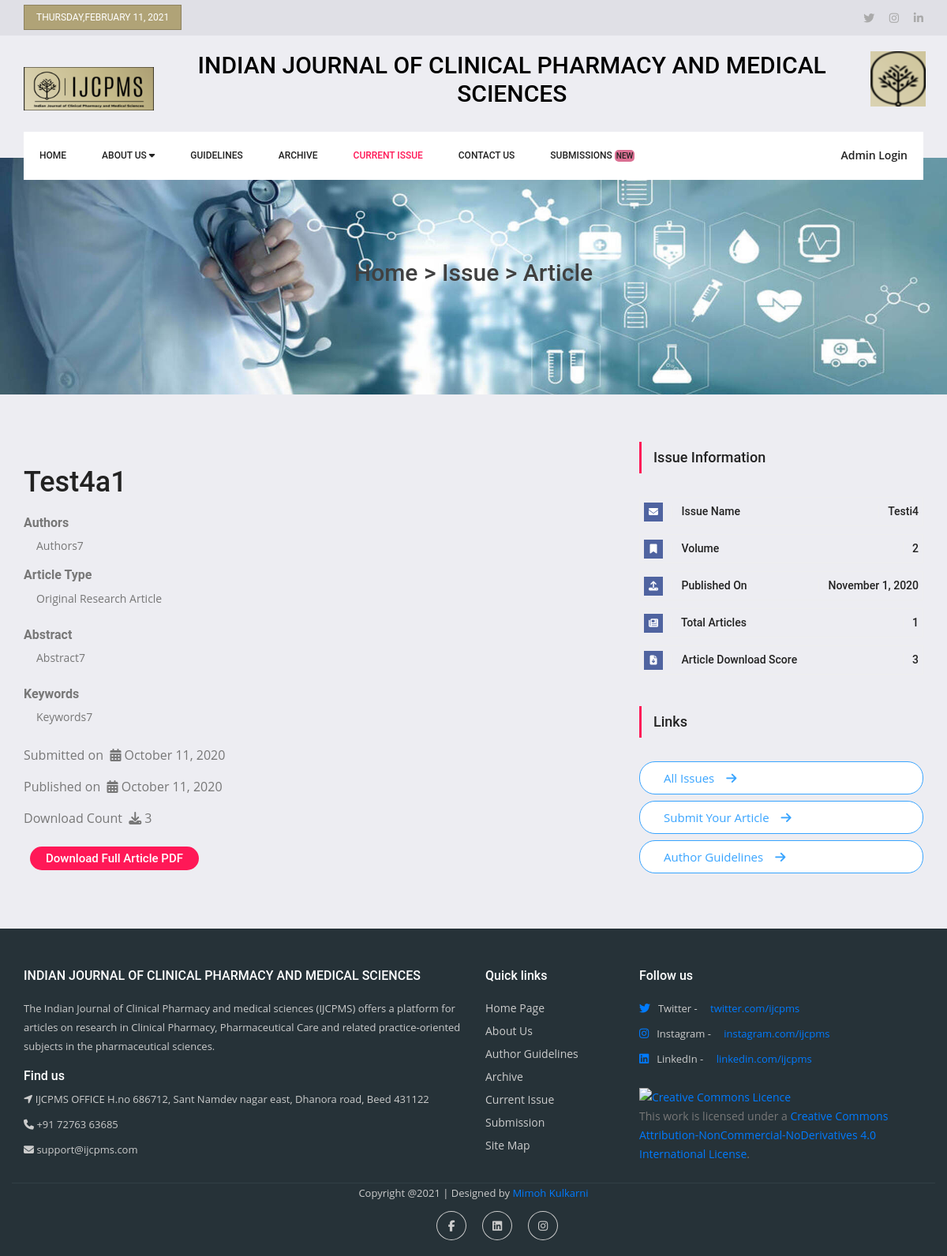
The app's page /article.php?d=7 with its own data.
### tables this page shows
CREATE TABLE `articles` (
  `id` int(11) NOT NULL,
  `issues_id` int(11) NOT NULL,
  `fromsub` int(1) NOT NULL DEFAULT 0,
  `name` varchar(150) NOT NULL,
  `authors` varchar(1000) NOT NULL,
  `abstract` mediumtext NOT NULL,
  `keywords` varchar(500) NOT NULL,
  `type` varchar(50) NOT NULL,
  `subdate` date NOT NULL,
  `pubdate` date NOT NULL,
  `file` varchar(200) NOT NULL,
  `dcount` int(50) NOT NULL DEFAULT 0,
  `stmp` datetime NOT NULL DEFAULT current_timestamp()
);

CREATE TABLE `issues` (
  `id` int(11) NOT NULL,
  `name` varchar(150) NOT NULL,
  `guest` varchar(500) DEFAULT NULL,
  `issue_no` int(13) DEFAULT NULL,
  `vol` varchar(20) NOT NULL,
  `date` date NOT NULL,
  `stmp` datetime NOT NULL DEFAULT current_timestamp()
);

### user_header.php (called while the page is built, shortened)
<?php
require_once("dbconn.php");
$today = date("l,F j, Y");
$sqlCurrentIssue = "SELECT Max(`id`) AS `id`,`date` FROM `issues`";
$resultCurrentIssue = mysqli_query($linkId,$sqlCurrentIssue);
if (mysqli_num_rows($resultCurrentIssue) == 1){
    while($rowCurrentIssue = mysqli_fetch_array($resultCurrentIssue)){
        $currentIssue = $rowCurrentIssue['id'];
    }
}

### article.php (the view, shortened to what this page needs)
<?php
require_once("user_header.php");
if($_GET['d'] == null){
    header("location:page_404.php");
}
else{
    require_once("dbconn.php");
    $articleId = $_GET['d'];
    $sqlArticle = "SELECT * FROM `articles` WHERE `id` = '".$articleId."'";
    $resultArticles = mysqli_query($linkId,$sqlArticle);
    $articleCount = mysqli_affected_rows($linkId);
    $articleDownloadScore = 0;
    $issueName = "";
    $issueDate = "";
    $issueVol = "";
    $articleName = "";
    $articleType = "";
    $articleAuthors = "";
    $articleAbstract = "";
    $articleKeywords = "";
    $articleSubDate = "";
    $articlePubDate = "";
    if ($articleCount == 1){
        while($rowArticle = mysqli_fetch_array($resultArticles)){
            $articleDownloadScore = $rowArticle['dcount'];
            $articleName = $rowArticle['name'];
            $articleType = $rowArticle['type'];
            $articleAuthors = $rowArticle['authors'];
            $articleAbstract = $rowArticle['abstract'];
            $articleKeywords = $rowArticle['keywords'];
            $articleSubDate = date("F j, Y",strtotime($rowArticle['subdate']));
            $articlePubDate = date("F j, Y",strtotime($rowArticle['subdate']));
            $sqlIssue = "SELECT `name`, `vol`, `date` FROM `issues` WHERE `id` = '".$rowArticle['issues_id']."'";
            $resultIssue = mysqli_query($linkId,$sqlIssue);
            if (mysqli_num_rows($resultIssue) > 0) {
                while ($rowIssue = mysqli_fetch_array($resultIssue)) {
                    $issueName = $rowIssue['name'];
                    $issueDate = $rowIssue['date'];
                    $issueVol = $rowIssue['vol'];
                }
            }
            else  header("location:page_404.php");
        }
    }
    else  header("location:page_404.php");
}
?>
<!doctype html>
<html lang="en">
    <head>
        <link rel="stylesheet" href="https://stackpath.bootstrapcdn.com/bootstrap/4.5.2/css/bootstrap.min.css"
>
        <link rel="stylesheet" href="css/footer.css">
        <link rel="stylesheet" href="css/style.css">
        <link rel="stylesheet" href="css/responsive.css">
    </head>
    <body oncopy="return false" oncut="return false" onpaste="return false">
        <header class="header_area">
            <div class="top_menu">
                <div class="container">
                    <div class="float-left">
                        <a href="#"><?php echo $today;?></a>
                    </div>
                    <div class="float-right">
                        <ul class="list header_social">
                            <li><a href="https://twitter.com/ijcpms/" target="_blank"><i class="fa fa-twitter"></i></a></li>
                            <li><a href="https://www.instagram.com/ijcpms/" target="_blank"><i class="fa fa-instagram"></i></a></li>
                            <li><a href="https://www.linkedin.com/company/indian-journal-of-clinical-pharmacy-and-medical-sciences/?viewAsMember=true" target="_blank"><i class="fa fa-linkedin"></i></a></li>
                        </ul>
                    </div>
                </div>
            </div>
            <div class="logo_part">
                <div class="container">
                    <div class="row">
                        <div class="col-sm-2">
                            <div class="float-left">
                                <a class="logo" href="index.php"><img src="img/logo.png" alt="" style="width: 100%"></a>
                            </div>
                        </div>
                        <div class="col-sm-9">
                            <h2 class="typo-list text-center">INDIAN JOURNAL OF CLINICAL PHARMACY AND MEDICAL SCIENCES</h2>
                        </div>
                        <div class="col-sm-1">
                            <div class="align-middle">
                                <div class="header_magazin">
                                    <img src="img/favicon.png" alt="logo">
                                </div>
                            </div>
                        </div>
                    </div>
                </div>
            </div>
            <div class="main_menu">
                <nav class="navbar navbar-expand-lg navbar-light">
                    <div class="container">
                        <div class="container_inner">
                            <div class="collapse navbar-collapse offset" id="navbarSupportedContent">
                                <ul class="nav navbar-nav menu_nav">
                                    <li class="nav-item"><a class="nav-link" href="index.php">Home</a></li>
                                    <li class="nav-item dropdown">
                                        <a class="nav-link dropdown-toggle" href="#" id="navbardrop" data-toggle="dropdown"
                                           role="button" aria-haspopup="true" aria-expanded="false">
                                            About Us <i class="fa fa-caret-down"></i>
                                        </a>
                                    </li>
                                    <li class="nav-item"><a class="nav-link" href="guidelines.php">Guidelines</a></li>
                                    <li class="nav-item"><a class="nav-link" href="archive.php">Archive</a></li>
                                    <li class="nav-item active"><a class="nav-link" href="issue.php?d=<?php echo $currentIssue; ?>">Current Issue</a></li>
                                    <li class="nav-item"><a class="nav-link" href="contact.php">Contact Us</a></li>
                                    <li class="nav-item"><a class="nav-link" href="submission.php">Submissions <span class="blinking align-middle">NEW</span></a></li>
                                </ul>
                                <ul class="nav navbar-nav navbar-right ml-auto">
                                    <li class="nav-item"><a href="login.php" class="login">Admin Login</a></li>
                                </ul>
                            </div>
                        </div>
                    </div>
                </nav>
            </div>
        </header>
        <section class="home_banner_area">
            <div class="banner_inner d-flex align-items-center">
                <div class="container">
                    <div id="carouselExampleIndicators" class="carousel slide" data-ride="carousel">
                        <div class="carousel-inner">
                            <div class="carousel-item active">
                                <div class="banner_content text-center">
                                    <h2>Home > Issue > Article</h2>
                                </div>
                            </div>
                        </div>
                    </div>
                </div>
            </div>
        </section>
        <section class="news_area p_60">
            <div class="container">
                <div class="row">
                    <div class="col-lg-8">
                        <div class="main_blog_details">
                            <h4> <?php echo ucwords($articleName); ?> </h4>
                            <h5><b>Authors</b></h5>
                            <p class="pl-3"> <?php echo ucwords($articleAuthors); ?> </p>
                            <h5><b>Article Type</b></h5>
                            <p class="pl-3"> <?php echo ucwords($articleType); ?> </p>
                            <h5 class="mt-4"><b>Abstract</b></h5>
                            <p class="pl-3"> <?php echo ucwords($articleAbstract); ?> </p>
                            <h5 class="mt-4"><b>Keywords</b></h5>
                            <p class="pl-3"> <?php echo ucwords($articleKeywords); ?> </p>
                            <div class="mt-4" style="font-size: 16px">
                                Submitted on &nbsp;<i class="fa fa-calendar" aria-hidden="true"></i>  <?php echo $articleSubDate; ?>
                            </div>
                            <div class="mt-3" style="font-size: 16px">
                                Published on &nbsp;<i class="fa fa-calendar" aria-hidden="true"></i>  <?php echo $articlePubDate; ?>
                            </div>
                            <div class="mt-3" style="font-size: 16px">
                                Download Count &nbsp;<i class="fa fa-download" aria-hidden="true"></i> <?php echo $articleDownloadScore; ?>
                            </div>
                        </div>
                        <div class="my-4">
                            <span class="gad_btn ml-2 download" id="<?php echo $articleId; ?>" style="cursor: pointer;font-size: 15px">Download Full Article PDF</span>
                        </div>
                    </div>
                    <div class="col-lg-4">
                        <div class="right_sidebar">
                            <aside class="r_widgets social_widgets">
                                <div class="main_title2">
                                    <h2>Issue Information</h2>
                                </div>
                                <ul class="list">
                                    <li><a href="#"><i class="fa fa-envelope"></i> Issue Name <span><?php echo  ucwords($issueName); ?></span></a></li>
                                    <li><a href="#"><i class="fa fa-bookmark"></i> Volume <span><?php echo  $issueVol; ?></span></a></li>
                                    <li><a href="#"><i class="fa fa-upload"></i> Published On <span><?php echo  date("F j, Y",strtotime($issueDate)); ?></span></a></li>
                                    <li><a href="#"><i class="fa fa-newspaper"></i> Total Articles <span><?php echo  $articleCount; ?></span></a></li>
                                    <li><a href="#"><i class="fa fa-file-download"></i> Article Download Score <span><?php echo  $articleDownloadScore; ?></span></a></li>
                                </ul>
                            </aside>
                            <div>
                                <div class="main_title2">
                                    <h2>Links</h2>
                                </div>
                                <a href="archive.php" class="genric-btn info-border circle arrow" style="width: 100%;font-size: 15px;">All Issues<span class="fa fa-arrow-right"></span></a>
                                <a href="submission.php" class="genric-btn info-border circle arrow mt-2" style="width: 100%;font-size: 15px;">Submit Your Article<span class="fa fa-arrow-right"></span></a>
                                <a href="guidelines.php" class="genric-btn info-border circle arrow mt-2" style="width: 100%;font-size: 15px;">Author Guidelines<span class="fa fa-arrow-right"></span></a>
                            </div>
                        </div>
                    </div>
                </div>
            </div>
        </section>
    <footer class="footer">
        <div class="container bottom_border">
            <div class="row">
                <div class="col-lg-6 col-md-6 col-sm-6">
                    <h5 class="headin5_amrc col_white_amrc pt2">INDIAN JOURNAL OF CLINICAL PHARMACY AND MEDICAL SCIENCES</h5>
                    <p class="mb-3">The Indian Journal of Clinical Pharmacy and medical sciences (IJCPMS) offers a platform for articles on research in Clinical Pharmacy, Pharmaceutical Care and related practice-oriented subjects in the pharmaceutical sciences.</p>
                    <h5 class="headin5_amrc col_white_amrc">Find us</h5>
                    <p><i class="fa fa-location-arrow"></i> IJCPMS OFFICE H.no 686712, Sant Namdev nagar east, Dhanora road, Beed 431122 </p>
                    <p><i class="fa fa-phone"></i>  +91 72763 63685  </p>
                    <p><i class="fa fa fa-envelope"></i> support@ijcpms.com  </p>
                </div>
                <div class="col-lg-2 col-md-6 col-sm-6">
                    <h5 class="headin5_amrc col_white_amrc pt2">Quick links</h5>
                    <ul class="footer_ul_amrc">
                        <li><a href="index.php">Home Page</a></li>
                        <li><a href="aboutus.php">About Us</a></li>
                        <li><a href="guidelines.php">Author Guidelines</a></li>
                        <li><a href="archive.php">Archive</a></li>
                        <li><a href="issue.php?d=<?php echo $currentIssue; ?>">Current Issue</a></li>
                        <li><a href="submission.php">Submission</a></li>
                        <li><a href="sitemap.php">Site Map</a></li>
                    </ul>
                </div>
                <div class="col-lg-4 col-md-6 col-sm-6">
                    <h5 class="headin5_amrc col_white_amrc pt2">Follow us</h5>
                    <ul class="footer_ul2_amrc mb-4">
                        <li><a href="#"><i class="fab fa-twitter fleft padding-right"></i> </a><p>Twitter - &emsp;<a href="https://twitter.com/ijcpms" target="_blank">twitter.com/ijcpms</a></p></li>
                        <li><a href="#"><i class="fab fa-instagram fleft padding-right"></i> </a><p>Instagram - &emsp;<a href="https://www.instagram.com/ijcpms" target="_blank">instagram.com/ijcpms</a></p></li>
                        <li><a href="#"><i class="fab fa-linkedin fleft padding-right"></i> </a><p>LinkedIn - &emsp;<a href="https://www.linkedin.com/company/indian-journal-of-clinical-pharmacy-and-medical-sciences" target="_blank">linkedin.com/ijcpms</a></p></li>
                    </ul>
                    <a rel="license" href="http://creativecommons.org/licenses/by-nc-nd/4.0/" target="_blank"><img alt="Creative Commons Licence" style="border-width:0" src="https://i.creativecommons.org/l/by-nc-nd/4.0/88x31.png" /></a><br />This work is licensed under a <a rel="license" href="http://creativecommons.org/licenses/by-nc-nd/4.0/" target="_blank">Creative Commons Attribution-NonCommercial-NoDerivatives 4.0 International License</a>.
                </div>
            </div>
        </div>
        <div class="container">
            <p class="text-center">Copyright @<?php echo date("Y"); ?> | Designed by <a href="https://www.facebook.com/mimohkulkarni17">Mimoh Kulkarni</a></p>
            <ul class="social_footer_ul">
                <li><a href="https://www.facebook.com/mimohkulkarni17" target="_blank"><i class="fab fa-facebook-f"></i></a></li>
                <li><a href="https://www.linkedin.com/in/mimoh-kulkarni" target="_blank"><i class="fab fa-linkedin"></i></a></li>
                <li><a href="https://www.instagram.com/mimoh_kulkarni" target="_blank"><i class="fab fa-instagram"></i></a></li>
            </ul>
        </div>
    </footer>
    </body>
</html>

### records on screen
articles: name "Test4a1", authors "Authors7", type "Original Research Article", abstract "Abstract7", keywords "Keywords7", subdate "October 11, 2020", dcount "3"
issues: name "Testi4", vol "2", date "November 1, 2020"

### other values on screen
$today "THURSDAY,FEBRUARY 11, 2021"
$articleCount "1"
